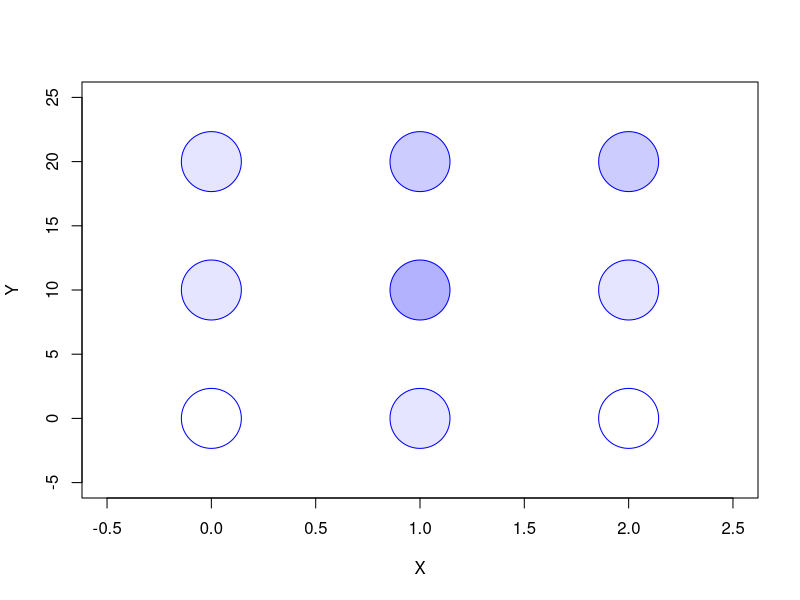
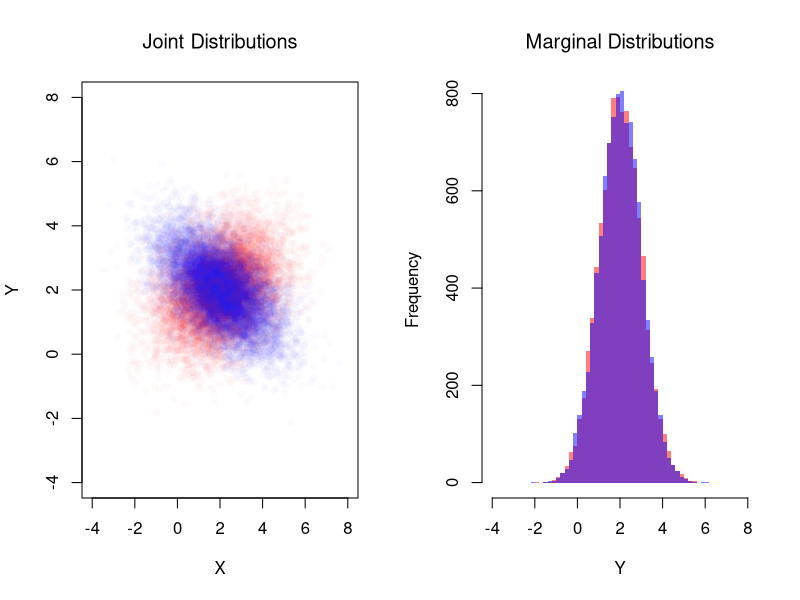

Recreate these plots in R, in order.
## ---- chunk 1
prob_table <- expand.grid(x=c(0,1,2), y=c(0,10,20))
prob_table[,'probabilities'] <- c(
    0.0, 0.1, 0.0,
    0.1, 0.3, 0.1,
    0.1, 0.2, 0.2)
plot(prob_table[,'x'], prob_table[,'y'],
     xlim=c(-0.5,2.5), ylim=c(-5, 25),
     pch=21, cex=8, col='blue',
     bg=rgb(0,0,1, prob_table[,'probabilities']),
     xlab = "X", ylab = "Y")
## ---- chunk 2
# Create a 2x2 matrix for the joint distribution.
# Rows correspond to X1 (coin 1), and columns correspond to X2 (coin 2).
P_fair <- matrix(1/4, nrow = 2, ncol = 2)
rownames(P_fair) <- c("X1=0", "X1=1")
colnames(P_fair) <- c("X2=0", "X2=1")
P_fair

# Compute the marginal distributions.
# Marginal for X1: sum across columns.
P_X1 <- rowSums(P_fair)
P_X1
# Marginal for X2: sum across rows.
P_X2 <- colSums(P_fair)
P_X2

# Compute the conditional probabilities Prob(X2 | X1).
cond_X2_given_X1 <- matrix(0, nrow = 2, ncol = 2)
for (j in c(1,2)) {
  cond_X2_given_X1[, j] <- P_fair[, j] / P_X1[j]
}
rownames(cond_X2_given_X1) <- c("X2=0", "X2=1")
colnames(cond_X2_given_X1) <- c("given X1=0", "given X1=1")
cond_X2_given_X1
## ---- chunk 3
# Create the joint distribution matrix for the unfair coin case.
P_unfair <- matrix(c(0.5, 0, 0, 0.5), nrow = 2, ncol = 2, byrow = TRUE)
rownames(P_unfair) <- c("X1=0", "X1=1")
colnames(P_unfair) <- c("X2=0", "X2=1")
P_unfair

# Compute the marginal distribution for X2 in the unfair case.
P_X2_unfair <- colSums(P_unfair)
P_X1_unfair <- rowSums(P_unfair)

# Compute the conditional probabilities Prob(X1 | X2) for the unfair coin.
cond_X2_given_X1_unfair <- matrix(NA, nrow = 2, ncol = 2)
for (j in c(1,2)) {
  if (P_X1_unfair[j] > 0) {
    cond_X2_given_X1_unfair[, j] <- P_unfair[, j] / P_X1_unfair[j]
  }
}
rownames(cond_X2_given_X1_unfair) <- c("X2=0", "X2=1")
colnames(cond_X2_given_X1_unfair) <- c("given X1=0", "given X1=1")
cond_X2_given_X1_unfair
## ---- chunk 4
# Simulate Bivariate Data
N <- 10000
Mu <- c(2,2) ## Means

Sigma1 <- matrix(c(2,-.8,-.8,1),2,2) ## CoVariance Matrix
MVdat1 <- mvtnorm::rmvnorm(N, Mu, Sigma1)
colnames(MVdat1) <- c('X','Y')

Sigma2 <- matrix(c(2,.4,.4,1),2,2) ## CoVariance Matrix
MVdat2 <- mvtnorm::rmvnorm(N, Mu, Sigma2)
colnames(MVdat2) <- c('X','Y')

par(mfrow=c(1,2))
## Different diagonals
plot(MVdat2, col=rgb(1,0,0,0.02), pch=16,
    main='Joint Distributions', font.main=1,
    ylim=c(-4,8), xlim=c(-4,8),
    xlab='X', ylab='Y')
points(MVdat1,col=rgb(0,0,1,0.02),pch=16)
## Same marginal distributions
xbks <- seq(-4,8,by=.2)
hist(MVdat2[,2], col=rgb(1,0,0,0.5),
    breaks=xbks, border=NA,
    xlab='Y',
    main='Marginal Distributions', font.main=1)
hist(MVdat1[,2], col=rgb(0,0,1,0.5),
    add=T, breaks=xbks, border=NA)
## ---- chunk 5
# Joint probabilities: rows are y, columns are x
y_vals <- c(0,1,2)
x_vals <- c(0,1)
P_yx <- matrix(c(
  0.30, 0.10,
  0.10, 0.20,
  0.10, 0.20
), nrow=3, byrow=TRUE)

# Marginal Prob(X_i=x)
P_x <- colSums(P_yx)

# Conditional probabilities Prob(Y_i=y | X_i=x)
P_y_given_x <- sweep(P_yx, 2, P_x, "/")

# Conditional expectation m(x)=E[Y_i|X_i=x]
m_x <- colSums(P_y_given_x * y_vals)
m_x
## ---- chunk 6
# Make a Probability Table
x <- c(0,1,2)
y <- c(0,10,20)
xy_probs <- matrix(c(
    0.0, 0.1, 0.0,
    0.1, 0.3, 0.1,
    0.1, 0.1, 0.2
), nrow=3, ncol=3, byrow=TRUE)
rownames(xy_probs) <- paste0('y=',y)
colnames(xy_probs) <-  paste0('x=',x)
xy_probs

# Compute Marginals and Means
pX  <- colSums(xy_probs)
pY  <- rowSums(xy_probs)
EX  <- sum(x * pX)
EY  <- sum(y * pY)

# Compute Covariance
dxy_grid <- expand.grid(dy=y-EY, dx=x-EX)[,c(2,1)]
dxy_grid[,'p'] <- as.vector(xy_probs)
dxy_grid[,'contribution'] <- dxy_grid[,'dx'] * dxy_grid[,'dy'] * dxy_grid[,'p']
CovXY <- sum(dxy_grid[,'contribution'])
CovXY

# Compute Variances
VX <- sum( (x-EX)^2 * pX)
SX <- sqrt(VX)
VY <- sum( (y-EY)^2 * pY)
SY <- sqrt(VY)

# Compute Correlation
CorXY <- CovXY / (SX * SY)
CorXY
